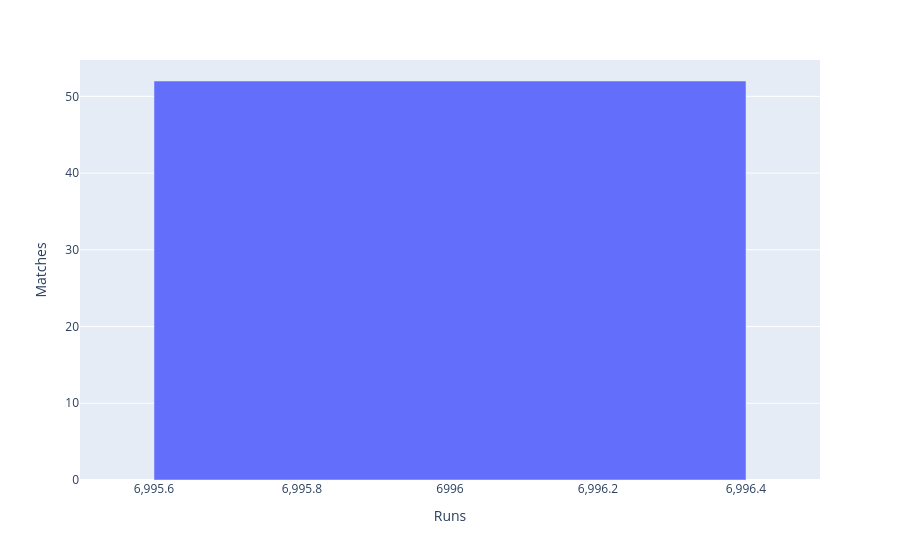

This figure's notebook cell:
### Code cell
px.bar(df2,x="Runs",y="Matches")

### Figure 1 — Plotly figure (JSON) as saved in the notebook; plotly's stock layout.template omitted (floating-point values rounded to 4 significant figures)
{"data": [{"hovertemplate": "Runs=%{x}<br>Matches=%{y}<extra></extra>", "legendgroup": "", "marker": {"color": "#636efa", "pattern": {"shape": ""}}, "name": "", "orientation": "v", "showlegend": false, "textposition": "auto", "type": "bar", "x": [6996.0], "xaxis": "x", "y": [52.0], "yaxis": "y"}], "layout": {"barmode": "relative", "legend": {"tracegroupgap": 0}, "margin": {"t": 60}, "xaxis": {"anchor": "y", "domain": [0, 1], "title": {"text": "Runs"}}, "yaxis": {"anchor": "x", "domain": [0, 1], "title": {"text": "Matches"}}}}
